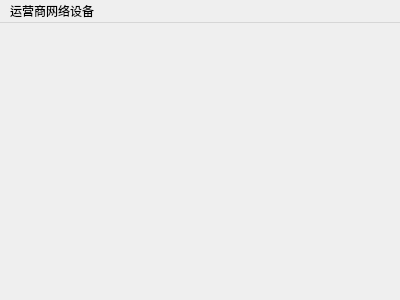
<?xml version="1.0" encoding="UTF-8"?>
<ui version="4.0">
 <class>MainWindow</class>
 <widget class="QMainWindow" name="MainWindow">
  <property name="windowModality">
   <enum>Qt::NonModal</enum>
  </property>
  <property name="geometry">
   <rect>
    <x>0</x>
    <y>0</y>
    <width>400</width>
    <height>300</height>
   </rect>
  </property>
  <property name="windowTitle">
   <string>沃航设备配置工具</string>
  </property>
  <widget class="QWidget" name="centralWidget"/>
  <widget class="QMenuBar" name="menuBar">
   <property name="geometry">
    <rect>
     <x>0</x>
     <y>0</y>
     <width>400</width>
     <height>23</height>
    </rect>
   </property>
   <widget class="QMenu" name="menu">
    <property name="title">
     <string>运营商网络设备</string>
    </property>
    <addaction name="actionIoController"/>
    <addaction name="action485GateWay"/>
   </widget>
   <addaction name="menu"/>
  </widget>
  <action name="actionIoController">
   <property name="text">
    <string>IO控制器</string>
   </property>
  </action>
  <action name="action485GateWay">
   <property name="text">
    <string>485网关</string>
   </property>
  </action>
 </widget>
 <layoutdefault spacing="6" margin="11"/>
 <resources/>
 <connections/>
</ui>
